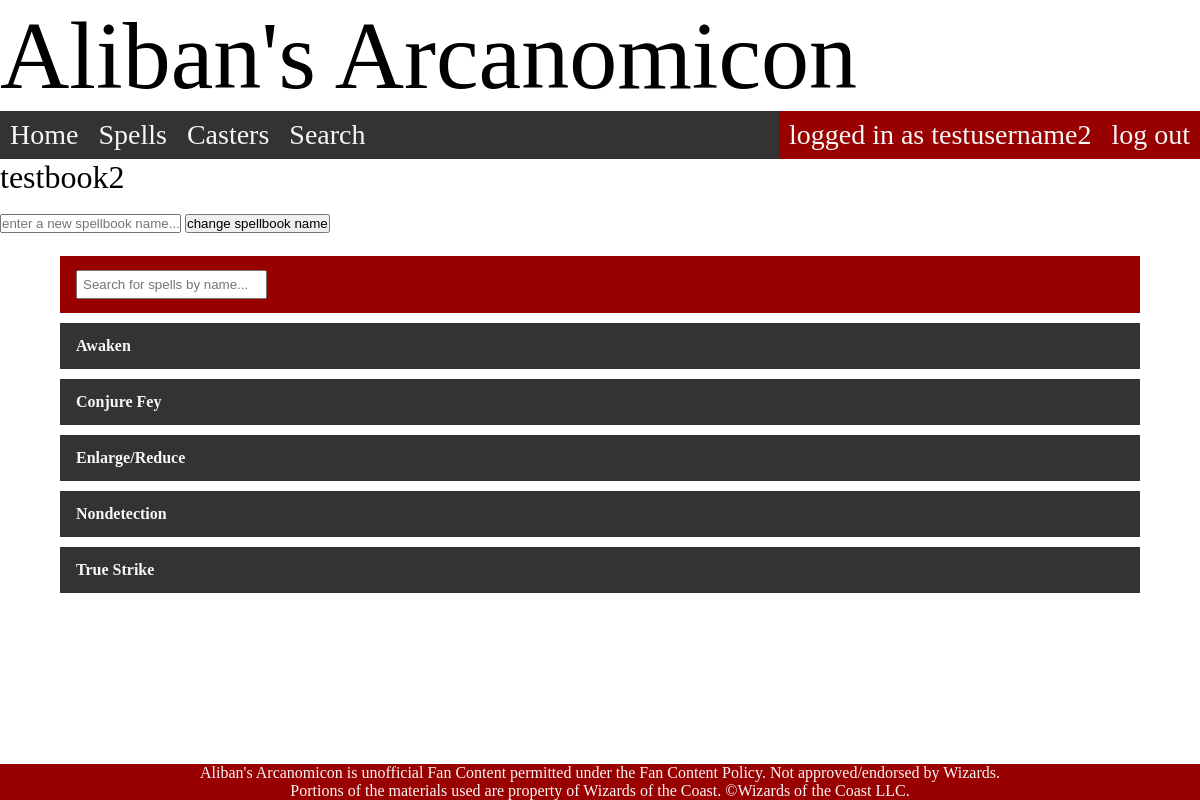
The app's page /user/2 (signed in) with its own data.
### models.py (models this page shows)
class User (db.Model): #This table will contain data for all the users that make accounts to access the site. I am still finalising details on this table.
    __tablename__ = "User"
    id = db.Column(db.Integer, primary_key = True)
    name = db.Column(db.String(80))
    password = db.Column(db.String())
    validation = db.Column(db.Integer)
    spellbook1 = db.Column(db.String(80))
    spellbook2 = db.Column(db.String(80))
    spellbook3 = db.Column(db.String(80))
    spellbook4 = db.Column(db.String(80))
    spellbook5 = db.Column(db.String(80))
    spells = db.relationship('UserSpells', back_populates='user')

class Spell (db.Model): #main table in my database, this is the main table I query for information on all my spells.
    __tablename__ = "Spell"
    id = db.Column(db.Integer, unique = True, primary_key = True)
    name = db.Column(db.String())
    description = db.Column(db.Text)
    level = db.Column(db.Integer)
    components = db.Column(db.String())
    concentration = db.Column(db.Integer)
    ritual = db.Column(db.Integer)
    damage = db.Column(db.String())
    range = db.Column(db.Integer, db.ForeignKey('Range.id'))
    duration = db.Column(db.Integer, db.ForeignKey('Duration.id'))
    castingtime = db.Column(db.Integer, db.ForeignKey('Castingtime.id'))
    school = db.Column(db.Integer, db.ForeignKey('School.id'))
    ranges = db.relationship('Range', backref='spell')
    durations = db.relationship('Duration', backref='spell')
    castingtimes = db.relationship('Castingtime', backref='spell')
    schools = db.relationship('School', backref='school')
    casters = db.relationship('Caster', secondary=SpellCaster, back_populates='spells')
    tags = db.relationship('Tag', secondary=SpellTag, back_populates='spells')
    users = db.relationship('UserSpells', back_populates='spell')

### main.py (the view, shortened to what this page needs)
@app.route("/user/<int:spellbook>", methods = ['GET', 'POST'])
def spellbook(spellbook):
    user = current_user()
    if user == False:
        return redirect(url_for("login", error='not currently logged in', user=user))
    spellbooklist = [user.spellbook1, user.spellbook2, user.spellbook3, user.spellbook4, user.spellbook5]  # this gives an iterable list, the user object has too many fields to iterate through
    for i in range(1,6):
        if i == spellbook and bool(spellbooklist[i-1]) != False:  #adjusting for zero indexing between list and url
            spells = models.Spell.query.filter(models.Spell.users.any(models.UserSpells.userbookid==i), models.Spell.users.any(uid=user.id)).all()
            return render_template("spellbook.html", spellbook=spellbooklist[i-1], spells=spells, id=spellbook, user=user)
    return render_template("404.html", error = 'This spellbook has not, or cannot, be created.', user=user), 404

### main.py (called while the page is built)
def current_user():
    if session.get("user"): # if a user session is found return the data sorrounding that user
        return models.User.query.get(session['user'])
    else:
        return False

@app.context_processor
def add_current_user():
    if session.get('user'):
        return dict(current_user=models.User.query.get(session['user']))
    return dict(current_user=None)

### templates/spellbook.html (shortened to what this page needs)
{% extends 'layout.html' %}
{% block content %}
    <h2>{{ spellbook }}</h2>
    <br>
    <form method='POST' action='/user/{{ id }}' name='changespellbookname'>
        <input type='text' name='spellbook' placeholder='enter a new spellbook name...'>
        <input type='submit' class='button' value='change spellbook name'>
    </form>
<br>
{% include '_spelllist.html' %}
{% endblock content %}

### templates/nav.html
{% if request.path == "/" %}
    <a href="/" class="active">Home</a>
{% else %}
    <a href="/">Home</a>
{% endif %}
{% if request.path == "/spells" %}
    <a href="/spells" class="active">Spells</a>
{% else %}
    <a href="/spells">Spells</a>
{% endif %}
{% if request.path == "/casters" %}
    <a href="/casters" class="active">Casters</a>
{% else %}
    <a href="/casters">Casters</a>
{% endif %}
{% if request.path == "/search" %}
    <a href="/search" class="active">Search</a>
{% else %}
    <a href="/search">Search</a>
{% endif %}
<div class="nav_float_right">
{% if user is false %}
    <a href="/createaccount">create account</a>
    <a href="/login">login</a>
{% else %}
    <a href="/user">logged in as {{ user.name }}</a>
    <a href='/logout'>log out</a>
{% endif %}
</div>

### templates/_spelllist.html (shortened to what this page needs)
<div id="spellbarshell">
    <div class="spellbar">
        <input type="text" id="myInput" onkeyup="searchfilter()" placeholder="Search for spells by name...">
    </div>
</div>
<div class="spelllist" id="spelllist">
    {% for spell in spells %}
    <div class="spelllink">
        <a href="/spell/{{ spell.id }}">
            <div class="spellname">
                {{ spell.name }}
            </div>
        </a>
    </div>
    {% endfor %}
</div>

### static/css/style.css (style rules this page uses)
* { margin: 0; padding: 0; box-sizing: border-box; }
#navbar a { display: block; padding: 8px 10px; text-align: center; text-decoration: none; float: left; font-family: Mr Eaves; font-size: 1.75em; }
.nav_float_right { float: right; background-color: #990100; }
a:link { color: #F6F6F6; text-decoration: none; }
.spelllist { display: flex; flex-direction: column; }
.spelllink { display: block; margin: 5px; overflow: hidden; align-self: center; width: 90%; background-color: #333333; }
#spellbarshell { display: flex; flex-direction: column; }
.spellbar { display: block; margin: 5px; overflow: hidden; align-self: center; width: 90%; background-color: #990100; padding: 14px 16px }
.spellbar input[type=text] { padding: 5px; }
.spelllink a { padding: 14px 16px; text-align: left; text-decoration: none; float: left; width: 100%; font-family: Scaly Sans Caps; font-weight: 600; }
h2 { font-family: Mr Eaves; font-weight: normal; font-style: normal; font-size: 2em; }

### records on screen
User: name "testusername2", spellbook2 "testbook2"
Spell: name "Awaken"
Spell: name "Conjure Fey"
Spell: name "Enlarge/Reduce"
Spell: name "Nondetection"
Spell: name "True Strike"
